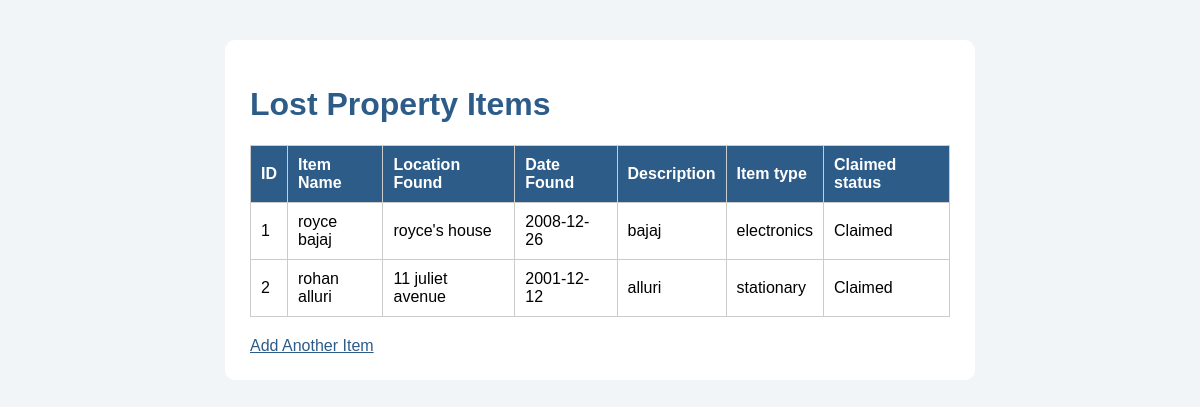
/items, run on the app's committed database.
### tables this page shows
CREATE TABLE items (
            id INTEGER PRIMARY KEY AUTOINCREMENT,
            item_name TEXT NOT NULL,
            location_found TEXT NOT NULL,
            date_found TEXT NOT NULL,
            description TEXT NOT NULL,
            category TEXT NOT NULL,
            claimed INTEGER DEFAULT 0
        );

### app.py (the view)
@app.route("/items")
def view_items():
    connection = sqlite3.connect(DATABASE)
    cursor = connection.cursor()
    cursor.execute("SELECT * FROM items")
    items = cursor.fetchall()
    connection.close()
    return render_template("items.html", items=items)

### templates/items.html (shortened to what this page needs)
<!DOCTYPE html>
<html>
<head>
    <link rel="stylesheet" href="{{ url_for('static', filename='style.css') }}">
</head>
<body>
    <div class="container">
        <h1>Lost Property Items</h1>
        {% if items %}
            <table>
                <tr>
                    <th>ID</th>
                    <th>Item Name</th>
                    <th>Location Found</th>
                    <th>Date Found</th>
                    <th>Description</th>
                    <th>Item type</th>
                    <th>Claimed status</th>
                </tr>
                {% for item in items %}
                <tr>
                    <td>{{ item[0] }}</td>
                    <td>{{ item[1] }}</td>
                    <td>{{ item[2] }}</td>
                    <td>{{ item[3] }}</td>
                    <td>{{ item[4] }}</td>
                    <td>{{ item[5] }}</td>
                    <td>
                        {% if item[6] == 1 %}
                            Claimed
                        {% else %}
                            <a href="/claim/{{ item[0]}}">Mark as claimed</a>
                        {% endif %}
                    </td>
                </tr>
                {% endfor %}
            </table>
        {% else %}
            <p>No lost property items have been recorded yet.</p>
        {% endif %}
        <a href="/">Add Another Item</a>
    </div>
</body>
</html>

### static/style.css (style rules this page uses)
body { font-family: Arial, sans-serif; background-color: #f2f5f7; }
.container { width: 700px; margin: 40px auto; background-color: white; padding: 25px; border-radius: 10px; }
h1 { color: #2d5c88; }
a { display: inline-block; margin-top: 20px; color: #2d5c88; }
table { width: 100%; border-collapse: collapse; margin-top: 20px; }
th { background-color: #2d5c88; color: white; }
th, td { border: 1px solid #cccccc; padding: 10px; text-align: left; }

### data on the page
items: id "1", item_name "royce bajaj", location_found "royce's house", date_found "2008-12-26", description "bajaj", category "electronics", claimed "Claimed"
items: id "2", item_name "rohan alluri", location_found "11 juliet avenue", date_found "2001-12-12", description "alluri", category "stationary", claimed "Claimed"
